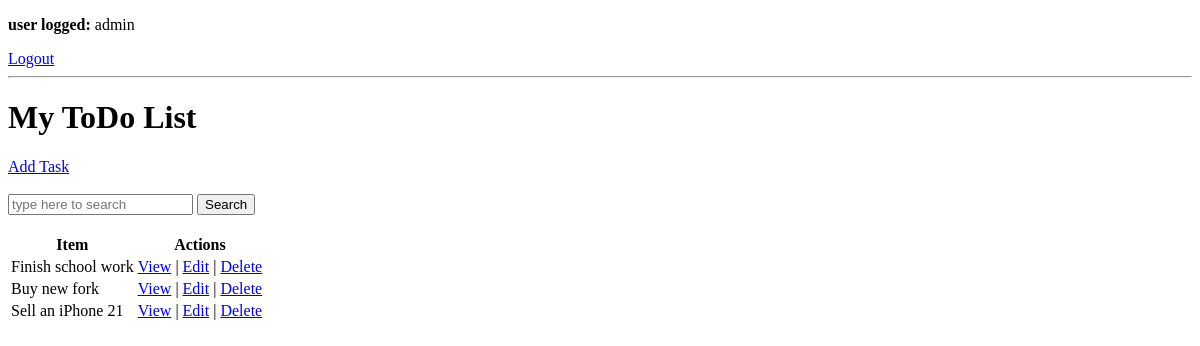
The page / (signed in) on the database as committed earlier.
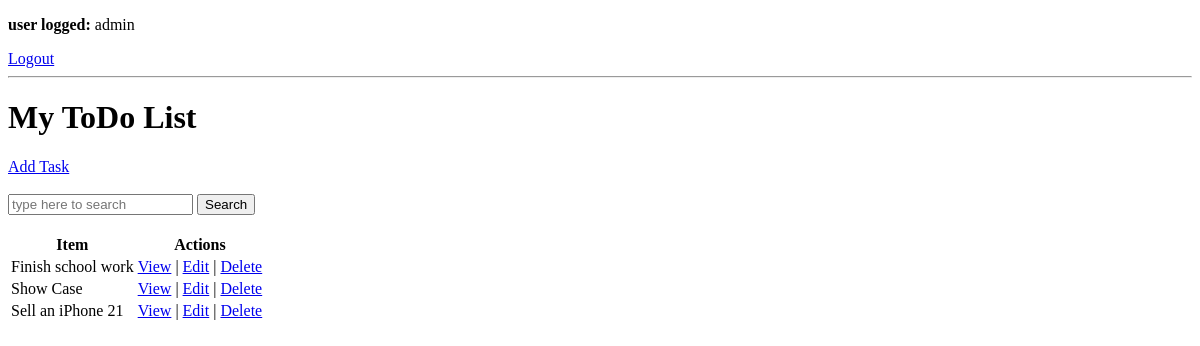
The same page on the database as committed later.
### base/models.py (models this page shows, shortened)
class Task(models.Model):
  user = models.ForeignKey(User, on_delete=models.CASCADE, null=True, blank=True)
  title = models.CharField(max_length=200)
  description = models.TextField(null=True, blank=True)
  complete = models.BooleanField(default=False)
  created = models.DateTimeField(auto_now_add=True)
  class Meta:
    ordering = ["complete"]

### base/views.py (the view)
# urls.py: path("", TaskList.as_view(), name="tasks"),
class TaskList(LoginRequiredMixin, ListView):
  model = Task
  context_object_name = "tasks"
  def get_context_data(self, **kwargs):
    context = super().get_context_data(**kwargs)
    context["tasks"] = context['tasks'].filter(user=self.request.user)
    context["count"] = context["tasks"].filter(complete=False).count()
    search_input = self.request.GET.get("search-area") or ''
    if search_input:
      context['tasks'] = context['tasks'].filter(title__icontains=search_input);""" context['tasks'] = context['tasks'].filter(title__startswith=search_input) """
    context['search_input'] = search_input
    return context

### base/templates/base/task_list.html (shortened to what this page needs)
<!DOCTYPE html>
<html lang="en">
<head>
</head>
<body>
	{% if request.user.is_authenticated %}
	<p><b>user logged:</b> {{request.user}}</p>
	<a href="{% url 'logout' %}">Logout</a>
	{% else %}
	<a href="{% url 'login' %}">Login</a>
	{%endif%}
	<hr />
	<h1>My ToDo List</h1>
	<a href="{% url 'task-create' %}">Add Task</a>
	<br />
	<br />
	<form method="GET">
		<input type="text" name="search-area" placeholder="type here to search" value="{{search_input}}" />
		<input type="submit" value="Search" />
	</form>
	<br />
	<table>
		<tr>
			<th>Item</th>
			<th>Actions</th>
		</tr>
		{% for task in tasks %}
		<tr>
			<td>{{task.title}}</td>
			<td>
				<a href="{% url 'task' task.id %}">View</a> |
				<a href="{% url 'task-update' task.id %}">Edit</a> |
				<a href="{% url 'task-delete' task.id %}">Delete</a>
			</td>
		</tr>
		{% empty %}
		<h3>No items in list</h3>
		{% endfor %}
	</table>
</body>
</html>

Rows that differ between the two databases and show on the page:
removed Task: title "Buy new fork"
added Task: title "Show Case"
